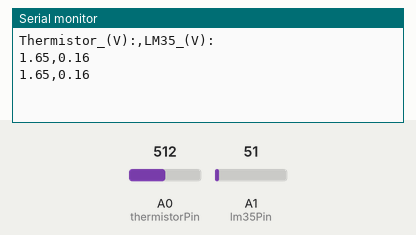
Simulated run of this sketch. Board: Arduino Uno, built with avr-gcc and run on an emulated ATmega328P. Parts: the last lines printed to the serial monitor. Inputs (shaded band) come from the test bench; at power-on: A1 (lm35Pin) = 51, A0 (thermistorPin) = 512.

Above: at 1.8 s.
1.9 s: A1 (lm35Pin) set to 61
At 2.8 s:
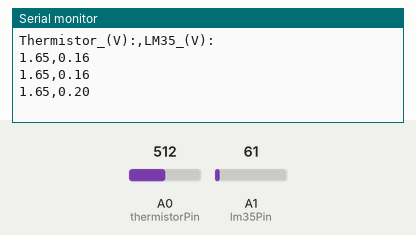
3.4 s: A0 (thermistorPin) set to 716
At 4.6 s:
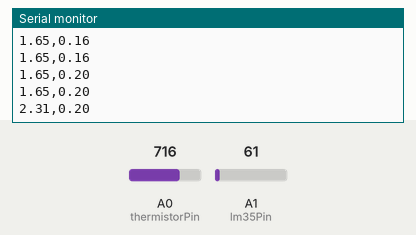
4.9 s: A1 (lm35Pin) set to 71
At 5.4 s:
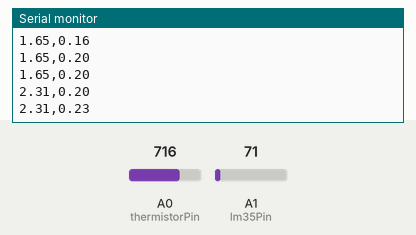
6.4 s: A0 (thermistorPin) set to 900
At 7.8 s:
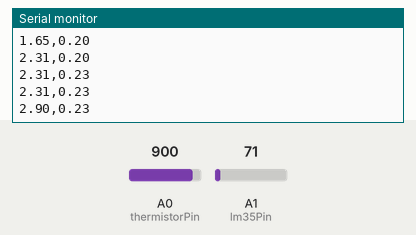
Timing chart, 0 to 8.9 s (numbered marks = the images above; inputs shaded):
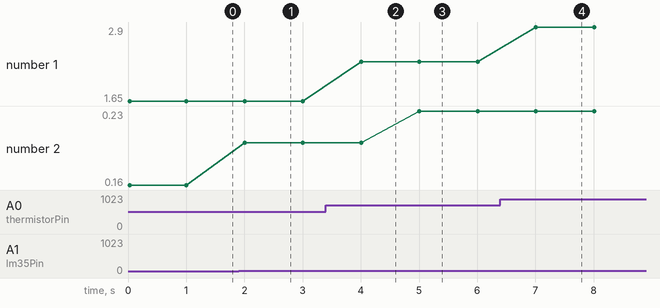

Measured:
- after the input at 1.9 s, the serial monitor: prints a new line after 0.10 s (image 1)
- after the input at 3.4 s, the serial monitor: prints a new line after 0.60 s (image 2)
- after the input at 4.9 s, the serial monitor: prints a new line after 0.11 s (image 3)
- after the input at 6.4 s, the serial monitor: prints a new line after 0.61 s (image 4)
- plotted number 1: 1.65 → 2.31 after the input at 3.4 s, 2.31 → 2.9 after the input at 6.4 s
- plotted number 2: 0.16 → 0.2 after the input at 1.9 s, 0.2 → 0.23 after the input at 4.9 s

The sketch:

read-both.ino
```cpp
const int thermistorPin = A0;
const int lm35Pin = A1;

const int ioMax = 1023;
const float refV = 3.3;


void setup() {
  analogReference(EXTERNAL);
  Serial.begin(9600);

  // serial plotter legend
  Serial.println("Thermistor_(V):,LM35_(V):");
}


void loop() {
  int thermistorIn = analogRead(thermistorPin);
  int lm35In = analogRead(lm35Pin);
  float thermistorV = thermistorIn * refV / ioMax;
  float lm35V = lm35In * refV / ioMax;

  // print/plot thermistor voltage, LM35 voltage
  Serial.print(thermistorV);
  Serial.print(",");
  Serial.print(lm35V);
  Serial.println();

  delay(1000);
}
```
